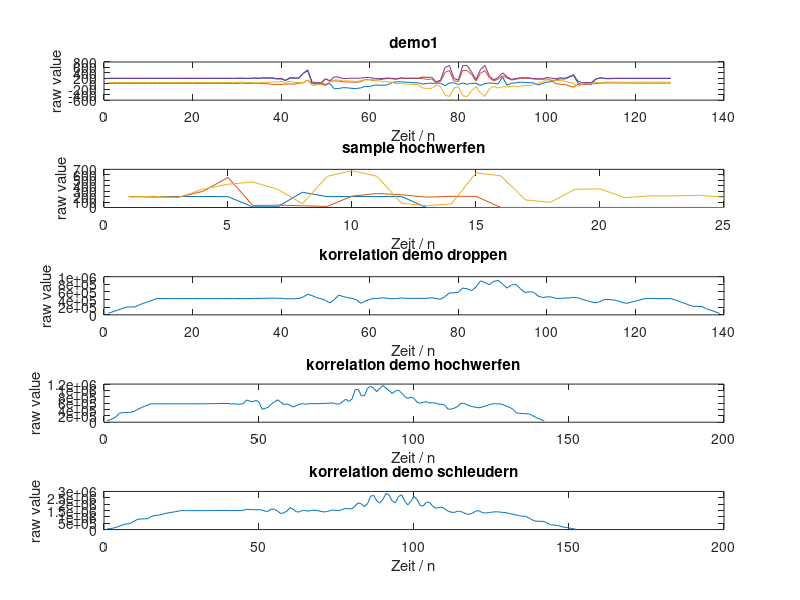

MATLAB code for this plot:
# Prevent Octave from thinking that this
# is a function file:

1;


%berechnet den betrag einer 3dim beschleunigung
function ret = betrag (werte)
	ret = (werte(:,1) .* werte(:,1) + werte(:,2) .* werte(:,2) + werte(:,3) .* werte(:,3) ) .^ (1/2);
endfunction

%berechnet den neigungswinkel zur z achse
function z = neigungZ (werte)
	%winkel zur z-achse 
	z = acos( werte(:,3) ./ ((werte(:,1) .* werte(:,1) + werte(:,2) .* werte(:,2) + werte(:,3) .* werte(:,3) ) .^ (1/2)) ) / pi * 180;
	return;
endfunction

%berechnet den neigungswinkel zur x achse
function x = neigungX (werte)
	%winkel zur x-achse
	x = acos( werte(:,1) ./ ((werte(:,1) .* werte(:,1) + werte(:,3) .* werte(:,3)) .^(1/2)) ) / pi * 180 - 90;
	return;
endfunction

%berechnet den neigungswinkel zur y achse
function y = neigungY (werte)
	%winkel zur y-achse
	y = acos( werte(:,2) ./ ((werte(:,2) .* werte(:,2) + werte(:,3) .* werte(:,3)) .^(1/2)) ) / pi * 180 - 90;
	return;
endfunction

function printOverView()
	load droppen.txt;
	load droppen2.txt;
	load hochwerfen.txt;
	load hochwerfen2.txt;
	load halten1.txt;
	load rauschen1.txt;
	load schleudern.txt;

	figure
	hold on
	subplot(5,1,1)
	plot(betrag([droppen;droppen2]));
	xlabel("Zeit / n")
	ylabel("Beschleunigung / g/225")
	title("droppen")
	
	subplot(5,1,2)
	plot(betrag(schleudern));
	title("schleudern")
	xlabel("Zeit / n")
	ylabel("Beschleunigung / g/225")
	
	subplot(5,1,3)
	plot(betrag([hochwerfen; hochwerfen2]));
	title("hochwerfen")
	xlabel("Zeit / n")
	ylabel("Beschleunigung / g/225")
	
	subplot(5,1,4)
	plot(betrag(rauschen1));
	title("rauschen1")
	xlabel("Zeit / n")
	ylabel("Beschleunigung / g/225")
	
	subplot(5,1,5)
	plot(betrag(halten1));
	title("halten1")
	xlabel("Zeit / n")
	ylabel("Beschleunigung / g/225")
	hold off
	
	pause
endfunction

function firstAnalysis()
	load droppen.txt;
	load droppen2.txt;
	load hochwerfen.txt;
	load hochwerfen2.txt;
	load halten1.txt;
	load rauschen1.txt;
	load schleudern.txt;

	neigungen = [neigungX([droppen;droppen2])';
		neigungY([droppen;droppen2])';
		neigungZ([droppen;droppen2])']';
	
	figure
	hold on
	subplot(5,1,2)
	plot(betrag([droppen;droppen2]));
	xlabel("Zeit / n")
	ylabel("Beschleunigung / g/225")
	title("Droppen betrag")
	
	subplot(5,1,1)
	plot([droppen;droppen2]);
	title("raw")
	xlabel("Zeit / n")
	ylabel("Beschleunigung / g/225")
	
	subplot(5,1,3)
	plot(neigungen);
	title("winkel")
	xlabel("Zeit / n")
	ylabel("winkel / °")
	
	hold off
endfunction

function test()
	load sample_schleudern.txt;
	load sample_droppen.txt;
	load sample_hochwerfen.txt;
	load demo1.txt;

	demo1 = korrigiereWerte(demo1);
	sample_schleudern = korrigiereWerte(sample_schleudern);
	sample_droppen = korrigiereWerte(sample_droppen);
	sample_hochwerfen = korrigiereWerte(sample_hochwerfen);

	figure
	hold on

	subplot(5,1,1)
	%plot(sample_droppen);
	plot([sample_droppen'; betrag(sample_droppen)']');
	title("sample droppen")
	xlabel("Zeit / n")
	ylabel("raw value")

	subplot(5,1,2)
	%plot(sample_hochwerfen);
	plot([sample_hochwerfen'; betrag(sample_hochwerfen)']');
	title("sample hochwerfen")
	xlabel("Zeit / n")
	ylabel("raw value")

	subplot(5,1,3)
	%plot(sample_schleudern);
	plot([sample_schleudern'; betrag(sample_schleudern)']');
	title("sample schleudern")
	xlabel("Zeit / n")
	ylabel("raw value")

	subplot(5,1,4)
	%plot(demo1);
	plot([demo1'; betrag(demo1)']');
	title("*demo1*")
	xlabel("Zeit / n")
	ylabel("raw value")
	
	%korrellation zwischen schleudern und demo betrags mäßig
	subplot(5,1,5)
	%plot(demo1);
	plot([fftconv(betrag(demo1), betrag(sample_schleudern))']');
		%;fftconv(betrag(demo1), betrag(sample_hochwerfen))'
		%;	fftconv(betrag(demo1), betrag(sample_droppen))']');
	title("korrelation demo schleudern")
	xlabel("Zeit / n")
	ylabel("raw value")

	hold off

	printf( "test\n")
endfunction

function matrix = addBetrag(werte)
	matrix = [werte'; betrag(werte)']';
endfunction

function kalibrieren()
%zZ nur zum plotten - soll mal anhand der werte über den betrag
%   die korrektur geraden ausgeben
	load rauschen_z.txt;
	load rauschen_x.txt;
	load rauschen_y.txt;

	figure
	hold on

	subplot(5,1,1)
	plot(addBetrag(rauschen_x));
	title("rauschen x")
	xlabel("Zeit / n")
	ylabel("raw value")

	subplot(5,1,2)
	plot(addBetrag(rauschen_y));
	title("rauschen y")
	xlabel("Zeit / n")
	ylabel("raw value")

	subplot(5,1,3)
	plot(addBetrag(rauschen_z));
	title("rauschen z")
	xlabel("Zeit / n")
	ylabel("raw value")

	hold off

	printf("kalli\n")
endfunction

function ret = korrigiereWerte(werte)
	%korrectur für z>0
	%200 / 209.03
	%korrectur für z<0
	%-200 / -220.78
	%korrectur für y>0
	%200 / 211.19
	%korrectur für y<0
	%-200 / -207.76
	%korrectur für x>0
	%200 / 223.93
	%korrectur für x<0
	%-200 / -194.28

	ret = [[werte(:,1) .* 400/417.92 - 14.302]';
				[werte(:,2) .* 400/418.95 - 1.637]';
				[werte(:,3) .* 400/429.81 + 5.467]']';

endfunction

function plotKreuzkorrelation()
	load sample_schleudern.txt;
	load sample_droppen.txt;
	load sample_hochwerfen.txt;
	load demo1.txt;

	demo1 = korrigiereWerte(demo1);
	sample_schleudern = korrigiereWerte(sample_schleudern);
	sample_droppen = korrigiereWerte(sample_droppen);
	sample_hochwerfen = korrigiereWerte(sample_hochwerfen);

	figure
	hold on

	subplot(5,1,1)
	%plot(demo1);
	plot([demo1'; betrag(demo1)']');
	title("demo1")
	xlabel("Zeit / n")
	ylabel("raw value")

	subplot(5,1,2)
	%plot(sample_hochwerfen);
	plot([[betrag(sample_droppen); zeros(1,13)']';[betrag(sample_hochwerfen);zeros(10,1)]';[betrag(sample_schleudern)]']');
	title("sample hochwerfen")
	xlabel("Zeit / n")
	ylabel("raw value")


	%korrellation zwischen schleudern und demo betrags mäßig
	subplot(5,1,3)
	%plot(demo1);
	plot([fftconv(betrag(demo1), betrag(sample_droppen))']');
		%;fftconv(betrag(demo1), betrag(sample_hochwerfen))'
		%;	fftconv(betrag(demo1), betrag(sample_droppen))']');
	title("korrelation demo droppen")
	xlabel("Zeit / n")
	ylabel("raw value")

	%korrellation zwischen schleudern und demo betrags mäßig
	subplot(5,1,4)
	%plot(demo1);
	plot([fftconv(betrag(demo1), betrag(sample_hochwerfen))']');
		%;fftconv(betrag(demo1), betrag(sample_hochwerfen))'
		%;	fftconv(betrag(demo1), betrag(sample_droppen))']');
	title("korrelation demo hochwerfen")
	xlabel("Zeit / n")
	ylabel("raw value")
	
	%korrellation zwischen schleudern und demo betrags mäßig
	subplot(5,1,5)
	%plot(demo1);
	plot([fftconv(betrag(demo1), betrag(sample_schleudern))']');
		%;fftconv(betrag(demo1), betrag(sample_hochwerfen))'
		%;	fftconv(betrag(demo1), betrag(sample_droppen))']');
	title("korrelation demo schleudern")
	xlabel("Zeit / n")
	ylabel("raw value")

	hold off

	printf( "kreuzkorrelation\n")

endfunction

%begin of script

%printOverView();
%pause
%firstAnalysis();
printf( "fertig\n")
plotKreuzkorrelation();
%kalibrieren();
%load rauschen1.txt;
%plot(addBetrag(korrigiereWerte(rauschen1)));
